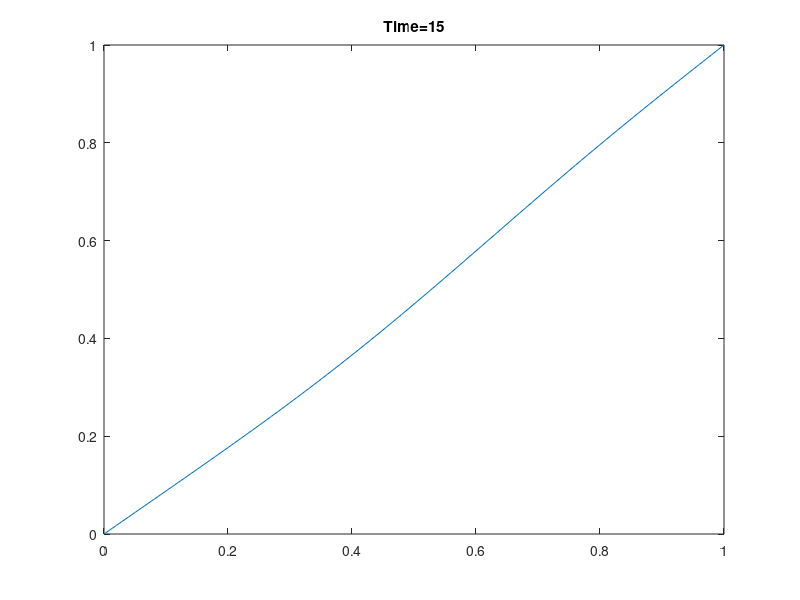

The MATLAB script that drew this image:
% Accelerated gradient descent (heat equation)
clc;
clear;

% initialize
k = 0.01;
h = 0.01;
s = 0.000004;
T = 15;

TimeSteps = round(T/h);
XSpan = transpose([0:k:1]);
N = length(XSpan)-1;

u1 = sin(0.5*pi*XSpan)
u2 = sin(2.5*pi*XSpan)
L = (-2*diag(ones(N-1,1)) + diag(ones(N-2,1),-1) + diag(ones(N-2,1),1));

b = zeros(N-1,1); % scalar value
b(end) = (s/k^2); % tentative value

x = u1
y = u2
old_x = x
handle = plot(XSpan, y);

% iteration
for t = 1:TimeSteps
  x(2:end-1) = y(2:end-1) + s*L/k^2*(y(2:end-1)) + b
  y = x + (t-1)/(t+2)*(x-old_x)
  old_x = x
  
  set(handle, 'ydata', y);
  title(['Time=',num2str(t*h)]);
  drawnow();
end
